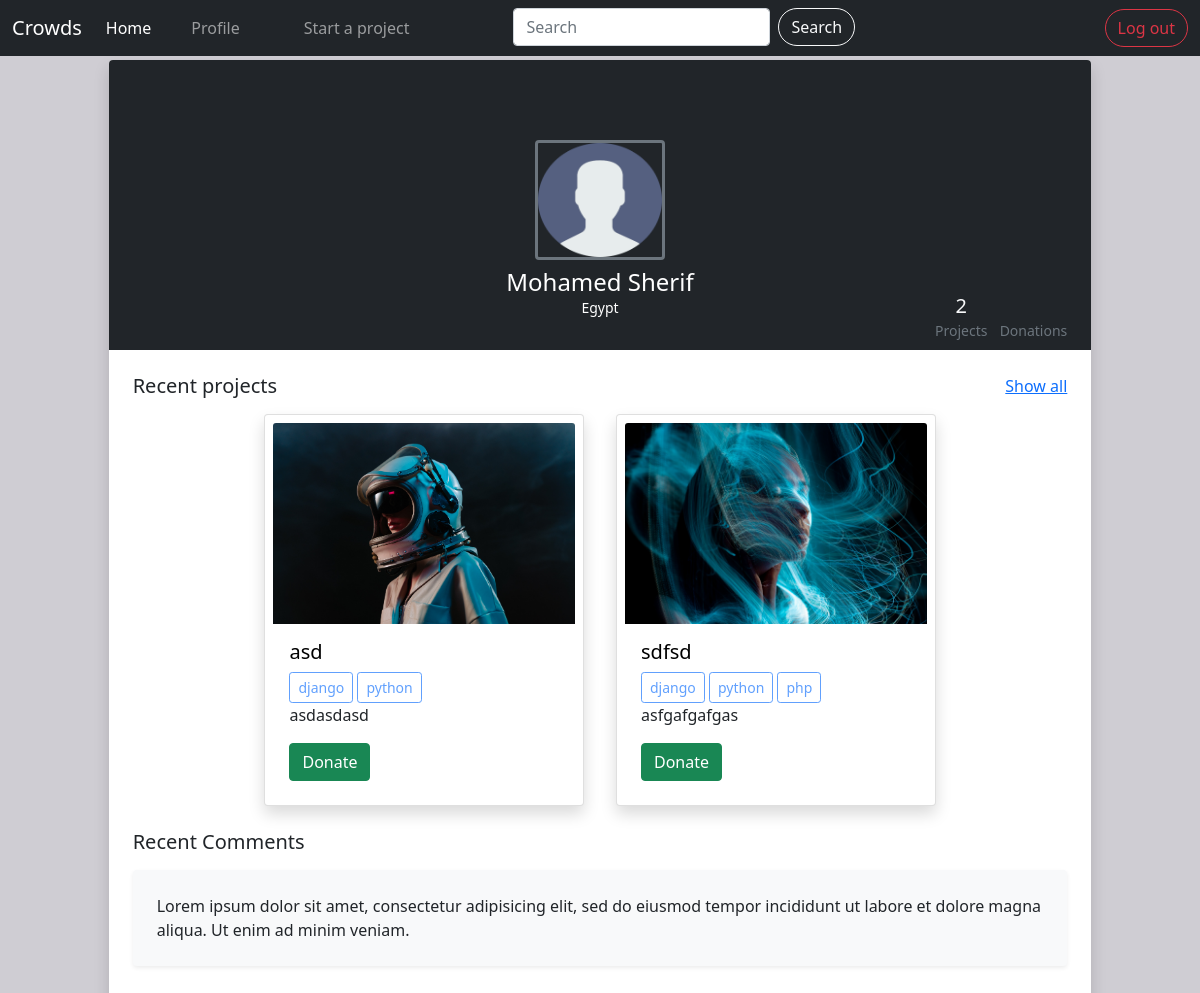
Page /profile/5/ on the earlier database version.
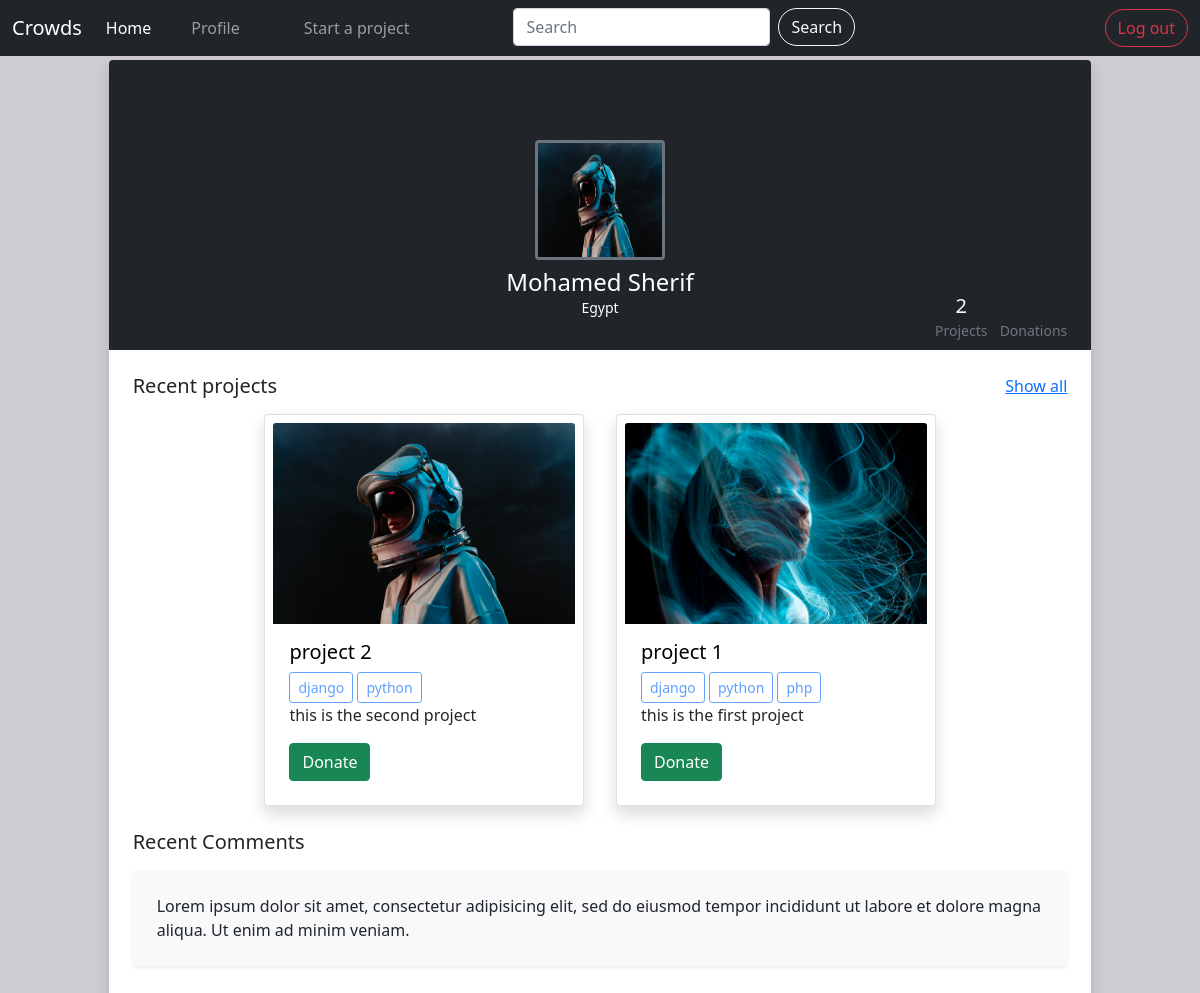
Same page on the later database version.
### accounts/models.py (models this page shows, shortened)
class User(AbstractUser):
    email = models.EmailField(_('email address'), unique=True)
    phone_number = PhoneNumberField(null=True, blank=True, unique=True)
    date_joined = models.DateField(auto_now_add=True)
    profile_picture = models.ImageField(default='avatar.png', null=True, blank=True)
    birth_date = models.DateField(null=True, blank=True)
    country = CountryField(null=True, blank=True)
    facebook = models.URLField(max_length=200, null=True, blank=True)
    USERNAME_FIELD = 'email'
    REQUIRED_FIELDS = ['username']

### projects/models.py (models this page shows, shortened)
class Project(models.Model):
    title = models.CharField(max_length=250)
    details = models.TextField()
    CATEGORY_CHOICES = [
        ('SC', 'Social'),
        ('PO', 'Political'),
        ('SP', 'Sports'),
        ('ED', 'Educational'),
    ]
    category = models.CharField(
        max_length=2,
        choices=CATEGORY_CHOICES,
        default='SC',
    )
    images = models.ImageField(null=False, blank=False)
    total_target = models.IntegerField()
    tags = TaggableManager()
    start_time = models.DateTimeField()
    end_time = models.DateTimeField()
    user = models.ForeignKey(User, on_delete=models.CASCADE, blank=True, null=True)

### accounts/views.py (the view)
# urls.py: path('profile/<int:pk>/', views.ProfileView.as_view(), name='profile'),
class ProfileView(DetailView):
    model = User
    template_name = 'accounts/user_profile.html'

### accounts/templates/accounts/user_profile.html (shortened to what this page needs)
{% extends 'base.html' %}
{% block navbar %} {% include 'navbar.html' %} {% endblock %}
{%block content %}
<div class="row px-2 my-1">
  <div class="col-10 mx-auto">
    <div class="bg-white shadow rounded overflow-hidden">
      <div class="px-4 pt-0 pb-4 bg-dark">
        <div class="mb-4 media align-items-end profile-header">
          <div class="profile mr-3 text-center">
            <div>
              <img
                src="{{ user.profile_picture.url }}"
                alt="..."
                width="130"
                height="120"
                class="mb-2 border border-3 border-secondary rounded"
              />
            </div>
            <div class="media-body text-white">
              <h4 class="mt-0 mb-0">
                {{ user.first_name }} {{ user.last_name }}
              </h4>
              <p class="small">
                {{ user.country.name }}
              </p>
            </div>
          </div>
        </div>
      </div>
      <div class="bg-dark px-4 py-2 d-flex justify-content-end text-center">
        <ul class="list-inline mb-0">
          <li class="list-inline-item">
            <h5 class="text-light font-weight-bold mb-0 d-block">
              {{ user.project_set.count }}
            </h5>
            <small class="text-muted">
              Projects</small
            >
          </li>
          <li class="list-inline-item">
            <small class="text-muted">
              Donations</small
            >
          </li>
        </ul>
      </div>
      <div class="py-4 px-4">
        <div class="d-flex align-items-center justify-content-between mb-3">
          <h5 class="mb-0">Recent projects</h5>
          <a
            href="{% url 'projects:project_list' %}"
            >Show all</a
          >
        </div>
        <div class="row d-flex justify-content-center">
          {% for project in user.project_set.all %}
          <div class="card col-4 mx-3 p-2 shadow">
            <a id="project-title" href="{% url 'projects:project_details' project.pk %}">
              <img
                src="{{ project.images.url }}"
                class="card-img-top"
                alt="{{ project.title }}"
              />
            <div class="card-body">
              <h5 class="card-title">{{ project.title }}</h5>
            </a>
              <div>
                {% for tag in project.tags.all %}
                <button
                  type="button"
                  class="btn btn-outline-primary btn-sm"
                  disabled
                >
                  {{ tag }}
                </button>
                {% endfor %}
              </div>
              <p class="card-text">{{ project.details }}</p>
              <a href="#" class="btn btn-success">Donate</a>
            </div>
          </div>
          {% endfor %}
        </div>
        <div class="py-4">
          <h5 class="mb-3">Recent Comments</h5>
          <div class="p-4 bg-light rounded shadow-sm">
            <p class="font-italic mb-0">
              Lorem ipsum dolor sit amet, consectetur adipisicing elit, sed do
              eiusmod tempor incididunt ut labore et dolore magna aliqua. Ut
              enim ad minim veniam.
            </p>
          </div>
        </div>
      </div>
    </div>
{% endblock %}

### templates/base.html (shortened to what this page needs)
{% load static %}
<!DOCTYPE html>
<html lang="en">
  <head>
    <link
      href="https://cdn.jsdelivr.net/npm/bootstrap@5.1.3/dist/css/bootstrap.min.css"
      rel="stylesheet"
    />
    <link
      rel="stylesheet"
      href="https://cdnjs.cloudflare.com/ajax/libs/MaterialDesign-Webfont/3.6.95/css/materialdesignicons.css"
    />
    <link rel="stylesheet" href="{% static 'css/profile.css' %}" />
  </head>
  <body>
    {% block navbar %} {% endblock %} {% block content %} {% endblock %}
  </body>
</html>

### templates/navbar.html (shortened to what this page needs)
<nav class="navbar navbar-expand-lg navbar-dark bg-dark">
  <div class="container-fluid">
    <a class="navbar-brand" href="{% url 'projects:home' %}">Crowds</a>
    <div class="collapse navbar-collapse" id="navbarSupportedContent">
      <ul class="navbar-nav me-auto mb-2 mb-lg-0">
        <li class="nav-item">
          <a
            class="nav-link active"
            aria-current="page"
            href="{% url 'projects:home' %}"
            >Home</a
          >
        </li>
        <li class="nav-item mx-4">
          <a
            class="nav-link"
            href="{% url 'accounts:profile' request.user.pk %}"
            >Profile</a
          >
        </li>
        <li class="nav-item mx-4">
          <a class="nav-link" href="{% url 'projects:add_project' %}"
            >Start a project</a
          >
        </li>
        <li class="nav-item mx-4 px-5">
          <form
            class="d-flex"
            action="{% url 'projects:search_projects' %}"
            method="GET"
          >
            <input
              class="form-control me-2"
              type="search"
              name="q"
              placeholder="Search"
              aria-label="Search"
            />
            <button class="btn btn-outline-light rounded-pill" type="submit">
              Search
            </button>
          </form>
        </li>
      </ul>
      <div>
        <a
          class="btn btn-outline-danger rounded-pill"
          href="{% url 'accounts:logout' %}"
          >Log out</a
        >
      </div>
    </div>
  </div>
</nav>

### static/css/profile.css (style rules this page uses)
.profile-header { transform: translateY(5rem); }
body { background: #cfcdd3; min-height: 100vh; }
#project-title { text-decoration: none; color: black; }

Differences in the rows shown:
changed User "Mohamed": profile_picture: picture added in place of a placeholder
changed Project: title "asd" → "project 2"; details "asdasdasd" → "this is the second project"
changed Project: title "sdfsd" → "project 1"; details "asfgafgafgas" → "this is the first project"
